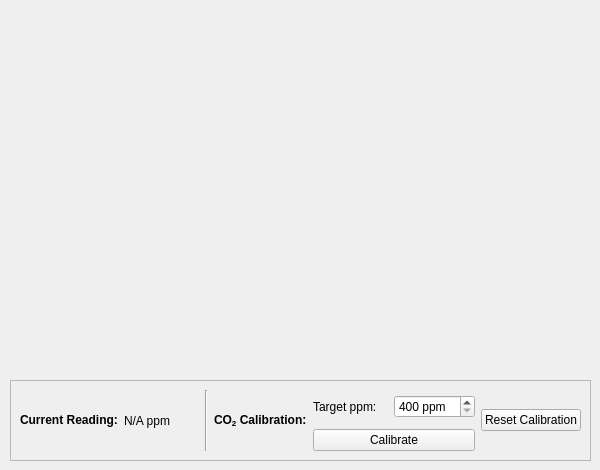
      <widget class="QWidget" name="tab_7">
       <attribute name="title">
        <string>Carbon Dioxide Sensor</string>
       </attribute>
       <widget class="PlotWidget" name="ambient_co2_graphWidget" native="true">
        <property name="geometry">
         <rect>
          <x>10</x>
          <y>10</y>
          <width>581</width>
          <height>361</height>
         </rect>
        </property>
       </widget>
       <widget class="QFrame" name="frame_4">
        <property name="geometry">
         <rect>
          <x>10</x>
          <y>380</y>
          <width>581</width>
          <height>81</height>
         </rect>
        </property>
        <property name="frameShape">
         <enum>QFrame::StyledPanel</enum>
        </property>
        <property name="frameShadow">
         <enum>QFrame::Raised</enum>
        </property>
        <widget class="QWidget" name="gridLayoutWidget_7">
         <property name="geometry">
          <rect>
           <x>10</x>
           <y>10</y>
           <width>561</width>
           <height>61</height>
          </rect>
         </property>
         <layout class="QGridLayout" name="gridLayout_7">
          <item row="0" column="6" rowspan="2">
           <widget class="QSpinBox" name="ambient_co2_calibration_spinBox">
            <property name="suffix">
             <string> ppm</string>
            </property>
            <property name="minimum">
             <number>400</number>
            </property>
            <property name="maximum">
             <number>2000</number>
            </property>
           </widget>
          </item>
          <item row="0" column="4" rowspan="3">
           <widget class="QLabel" name="label_9">
            <property name="minimumSize">
             <size>
              <width>0</width>
              <height>0</height>
             </size>
            </property>
            <property name="text">
             <string>&lt;html&gt;&lt;head/&gt;&lt;body&gt;&lt;p&gt;&lt;span style=&quot; font-weight:700;&quot;&gt;CO&lt;/span&gt;&lt;span style=&quot; font-weight:700; vertical-align:sub;&quot;&gt;2&lt;/span&gt;&lt;span style=&quot; font-weight:700;&quot;&gt; Calibration&lt;/span&gt;&lt;span style=&quot; font-weight:700;&quot;&gt;:&lt;/span&gt;&lt;/p&gt;&lt;/body&gt;&lt;/html&gt;</string>
            </property>
           </widget>
          </item>
          <item row="0" column="5" rowspan="2">
           <widget class="QLabel" name="label_4">
            <property name="text">
             <string>Target ppm:</string>
            </property>
           </widget>
          </item>
          <item row="0" column="2" rowspan="3">
           <widget class="QLabel" name="ambient_co2_value_label">
            <property name="text">
             <string>N/A ppm</string>
            </property>
           </widget>
          </item>
          <item row="2" column="5" colspan="2">
           <widget class="QPushButton" name="ambient_co2_calibration_pushButton">
            <property name="text">
             <string>Calibrate</string>
            </property>
           </widget>
          </item>
          <item row="0" column="7" rowspan="3">
           <widget class="QPushButton" name="ambient_co2_reset_calibration_pushButton">
            <property name="text">
             <string>Reset Calibration</string>
            </property>
           </widget>
          </item>
          <item row="0" column="1" rowspan="3">
           <widget class="QLabel" name="ambient_co2_label">
            <property name="minimumSize">
             <size>
              <width>0</width>
              <height>0</height>
             </size>
            </property>
            <property name="text">
             <string>&lt;html&gt;&lt;head/&gt;&lt;body&gt;&lt;p&gt;&lt;span style=&quot; font-weight:700;&quot;&gt;Current Reading:&lt;/span&gt;&lt;/p&gt;&lt;/body&gt;&lt;/html&gt;</string>
            </property>
           </widget>
          </item>
          <item row="0" column="3" rowspan="3">
           <widget class="Line" name="line_6">
            <property name="orientation">
             <enum>Qt::Vertical</enum>
            </property>
           </widget>
          </item>
         </layout>
        </widget>
       </widget>
      </widget>
